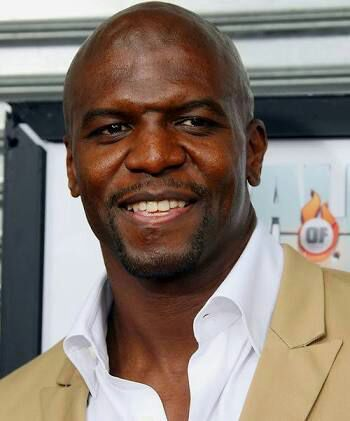
#> input picture test.jpg, 350 x 421 px, found by its file name
$ python image_detection.py
#> lines starting #> are read from the running program, lines starting #| are printed output that depends on the picture; after the words box and inside, x2 and y2 are one past the last pixel; in counts of white or black regions, pixels touching at a corner belong together
### OpenCV_tests/Utils.py
import cv2

def build_classifier(classifier):
    return cv2.CascadeClassifier(classifier)

def detect_multi_scale(feature_cascade, scale):
    return feature_cascade.detectMultiScale(scale, 1.1, 4)

def draw_rectangle_with_label(img, feature, label):
    for (x, y, w, h) in feature:
        cv2.rectangle(img, (x, y), (x+w, y+h), (255, 0, 0), 3)
        cv2.putText(img, label, (x, y-4), cv2.FONT_HERSHEY_DUPLEX, 1, (0,255,0), 2, cv2.LINE_AA)

### OpenCV_tests/image_detection.py
import cv2
import Utils

# Frontal Face Classifier
face_cascade = cv2.CascadeClassifier("haarcascade_frontalface_default.xml")

# Eye Classifier
eye_cascade = cv2.CascadeClassifier("haarcascade_eye.xml")

# Full Body Classifier
body_cascade = cv2.CascadeClassifier("haarcascade_fullbody.xml")

# Read the input image
img = cv2.imread("test.jpg")
#> img is the input picture: shape (421, 350, 3); mean B, G, R 112.7, 122.9, 136.4
gray = cv2.cvtColor(img, cv2.COLOR_BGR2GRAY)
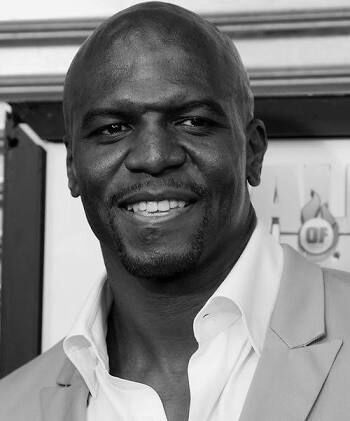
#> gray: shape (421, 350); min 0, max 254, mean 125.7
faces = face_cascade.detectMultiScale(gray, 1.1, 4)
#> faces = [[65, 52, 180, 180]]
eyes = eye_cascade.detectMultiScale(gray, 1.1, 4)
#> eyes = [[92, 113, 32, 32], [175, 100, 43, 43], [285, 213, 54, 54], [79, 99, 56, 56]]
bodies = body_cascade.detectMultiScale(gray, 1.1, 4)
#> bodies = ()

Utils.draw_rectangle_with_label(img, faces, "Face")
#> the loop in draw_rectangle_with_label, `for (x, y, w, h) in feature:` made 1 pass
#> after the loop in draw_rectangle_with_label, `for (x, y, w, h) in feature:`:
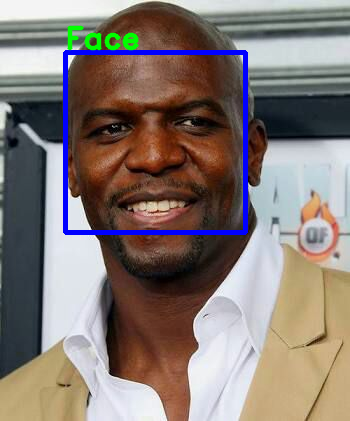
#> img: shape (421, 350, 3); 3.08% of pixels changed, all inside (x1, y1, x2, y2) = (63, 25, 248, 235)
Utils.draw_rectangle_with_label(img, eyes, "Eye")
#> call 2 of draw_rectangle_with_label, with feature = array of shape (4, 4), label = 'Eye'
#> the loop in draw_rectangle_with_label (call 2), `for (x, y, w, h) in feature:` made 4 passes
#> after the loop in draw_rectangle_with_label (call 2), `for (x, y, w, h) in feature:`:
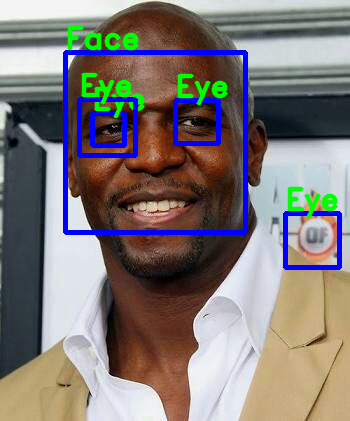
#> img: shape (421, 350, 3); 4.27% of pixels changed, all inside (x1, y1, x2, y2) = (77, 72, 342, 270)
Utils.draw_rectangle_with_label(img, bodies, "Body")

# Display the output
cv2.imshow("img", img)
cv2.waitKey()
